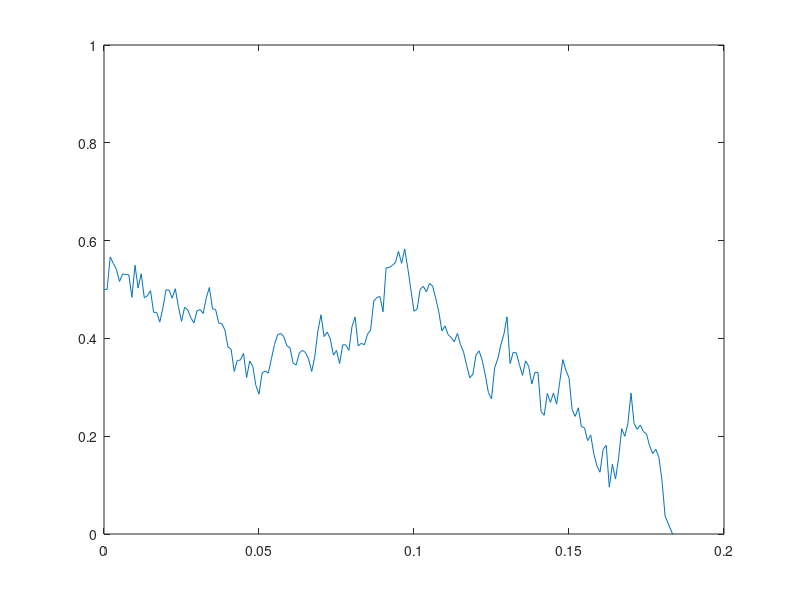

Reproduce this figure in MATLAB.
clear
a=1; % upper bound
z=0.5;% percentage of starting point
e=0;% end
drift_rate=0.5;
steps=0.001;
s=1;% standard error of one step
current=a*z;% real starting point
time=0;
t(1)=time;
evidence(1)=current;
n=2;% just for index
while(current<a)&&(current>e)
    time=time+steps;
    current=current+normrnd(drift_rate*steps,sqrt(s*s*steps));
    t(n)=time;
    evidence(n)=current;
    n=n+1;
end
plot(t,evidence);
ylim([e,a]);
